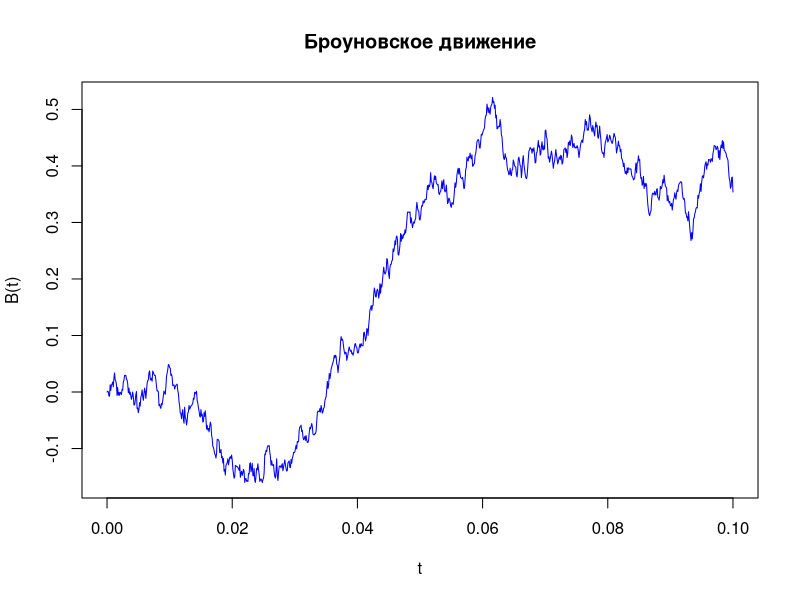
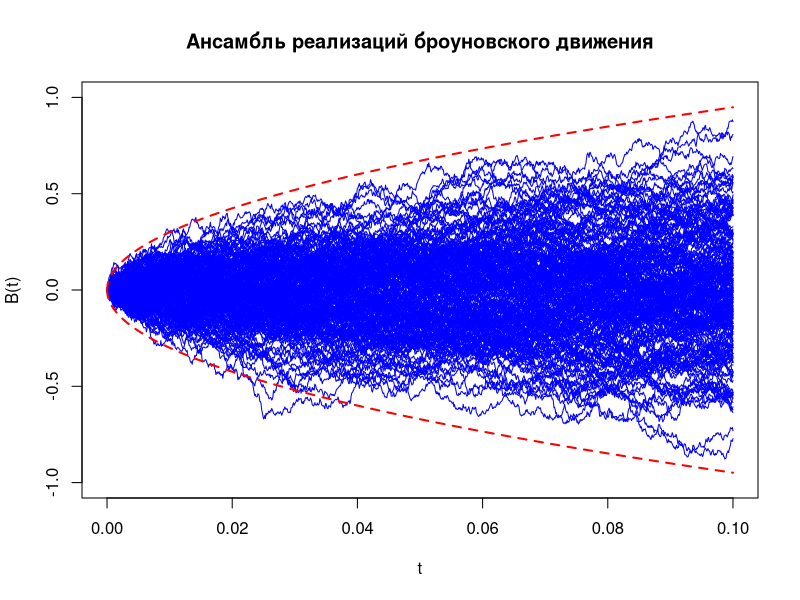
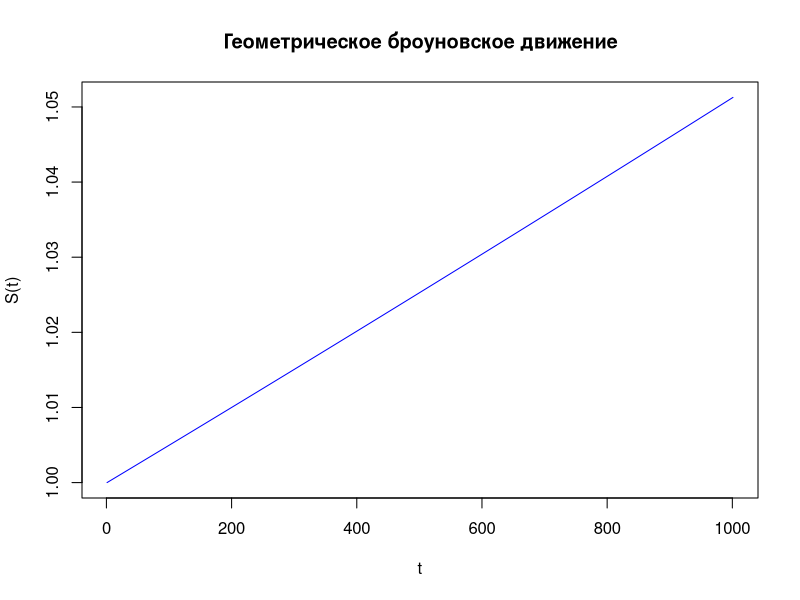
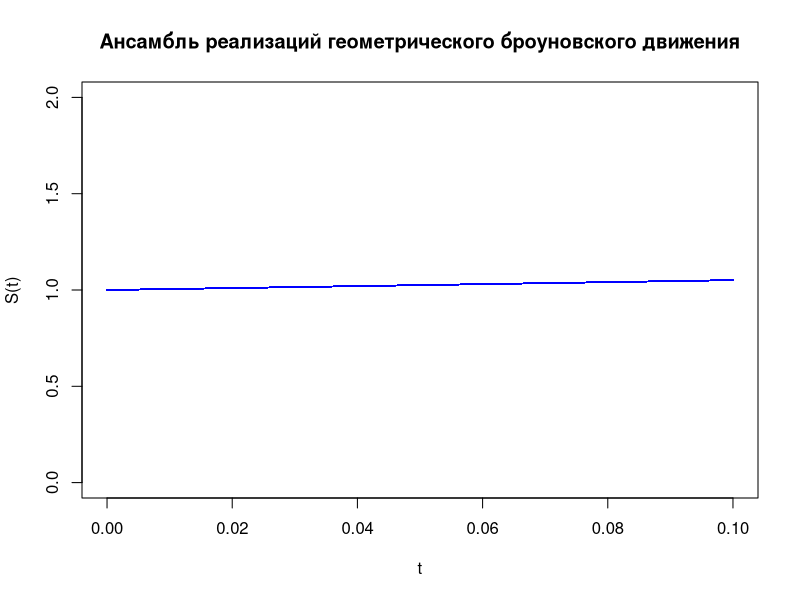

Reproduce these figures in R, in order.
#Variable&Function-Declaration----
delta = 0.0001
steps = 1000

S0 = 1
a = 0.5
sigma = 0.9

BrownSimulate = function(delta, steps) {
  incr = rnorm(steps, mean = 0, sd = sqrt(delta))  
  B = c(0, cumsum(incr))  
  return(B)
}
EnsemblePlot = function(n, delta, steps) {
  plot(seq(0, steps * delta, by = delta), numeric(steps + 1), type = "n",
       main = "Ансамбль реализаций броуновского движения", xlab = "t", ylab = "B(t)",)
  for (i in 1:n) {
    Brlz = BrownSimulate(delta, steps)
    lines(seq(0, steps * delta, by = delta), Brlz, 
          col = "blue", lty = 1)
  }
}
GeoBrSimulation = function(S0,a, sigma, delta, steps,B){
  S = numeric(steps + 1)  
  S[1] = S0  # устанавливаем начальное значение
  
  for (i in 1:steps) {
    # Используем значения броуновского движения из предыдущего кода
    S[i + 1] = S0 * exp((a - sigma^2 / 2) * (i * delta) + sigma * B[i + 1])  
  }
  return(S)
}
GeoEnsemblePlot = function(n, S0, a, sigma, delta, steps) {
  plot(seq(0, steps * delta, by = delta), numeric(steps + 1), type = "n",
       main = "Ансамбль реализаций геометрического броуновского движения",
       xlab = "t", ylab = "S(t)", ylim = c(0, 2))
  
  for (i in 1:n) {
    Brlz = BrownSimulate(delta, steps)  # Генерация броуновского движения
    Srlz = GeoBrSimulation(S0, a, sigma, delta, steps, Brlz)  # Передаем его в GeoBrSimulation
    lines(seq(0, steps * delta, by = delta), Srlz, col = "blue")
  }
}
#BrSimulation----
tp = seq(0, steps * delta, by = delta)
B = BrownSimulate(delta, steps)

#Visualization
plot(tp, B, type = "l", col = "blue", lwd = 1,
     main = "Броуновское движение", xlab = "t", ylab = "B(t)")

#Ensemble
EnsemblePlot(200, delta, steps)

#Confidence intervals
sigma = 3 * sqrt(tp)
lines(tp, sigma, col = "red", lwd = 2, lty = 2)
lines(tp, -sigma, col = "red", lwd = 2, lty = 2)

#Geo-Br-Simulation----
S = GeoBrSimulation(S0,a, sigma, delta, steps,B)

#Visualization
plot(S, type = "l", col = "blue", xlab = "t", ylab = "S(t)", lwd = "1",
     main = "Геометрическое броуновское движение")

#GeoBrEnsemble
GeoEnsemblePlot(200, S0, a, sigma, delta, steps)
